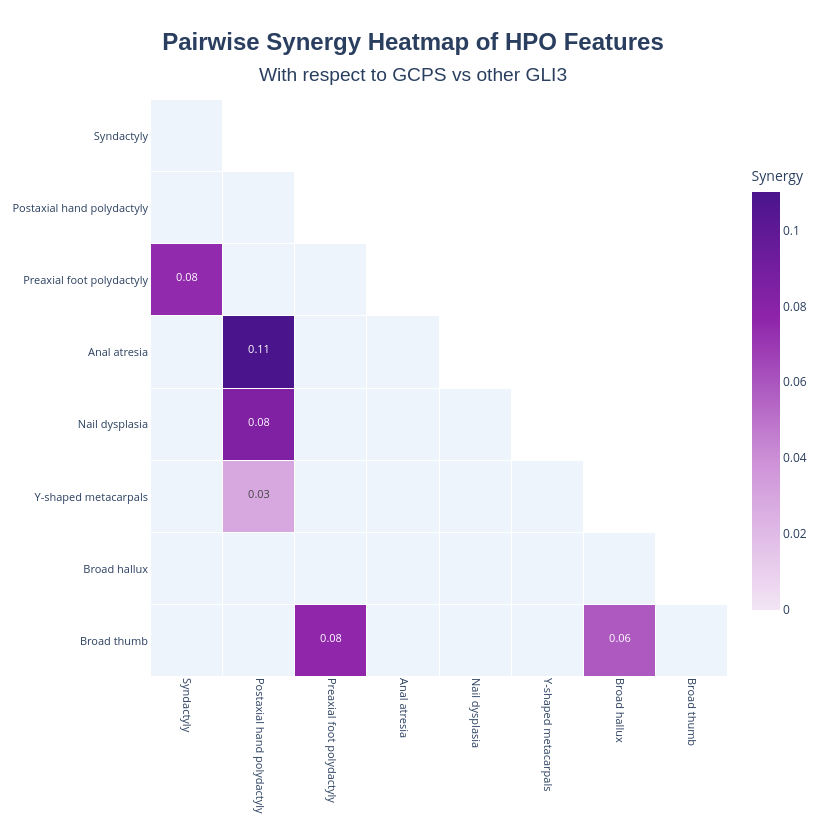

Notebook cell for this chart:
### Code cell
synergy_gcps.plot_synergy_heatmap()

### Figure 1 — Plotly figure (JSON) as saved in the notebook; plotly's stock layout.template omitted (floating-point values rounded to 4 significant figures)
{"data": [{"colorscale": [[0, "#eef4fb"], [1, "#eef4fb"]], "hoverinfo": "skip", "showscale": false, "type": "heatmap", "x": ["Syndactyly", "Postaxial hand polydactyly", "Preaxial foot polydactyly", "Anal atresia", "Nail dysplasia", "Y-shaped metacarpals", "Broad hallux", "Broad thumb"], "xgap": 1, "y": ["Syndactyly", "Postaxial hand polydactyly", "Preaxial foot polydactyly", "Anal atresia", "Nail dysplasia", "Y-shaped metacarpals", "Broad hallux", "Broad thumb"], "ygap": 1, "z": [[2, null, null, null, null, null, null, null], [2, 2, null, null, null, null, null, null], [null, 2, 2, null, null, null, null, null], [2, null, 2, 2, null, null, null, null], [2, null, 2, 2, 2, null, null, null], [2, null, 2, 2, 2, 2, null, null], [2, 2, 2, 2, 2, 2, 2, null], [2, 2, null, 2, 2, 2, null, 2]]}, {"colorbar": {"len": 0.8, "thickness": 28, "title": {"text": "Synergy"}}, "colorscale": [[0, "#f3e5f5"], [0.35, "#ce93d8"], [0.7, "#8e24aa"], [1, "#4a148c"]], "hoverinfo": "text", "hovertext": [["", "", "", "", "", "", "", ""], ["", "", "", "", "", "", "", ""], ["<b>HPO_A</b>: Syndactyly (HP:0001159)<br><b>HPO_B</b>: Preaxial foot polydactyly (HP:0001841)<br><b>Synergy</b>: 0.08<br><b>p-val</b>: 0.005332<br><b>adj_p_val</b>: 0.012086<br><b>Counts (y=0)</b><br>&nbsp;&nbsp;E/E: 0, E/O: 6, O/E: 0, O/O: 0  (<i>N=6</i>)<br><b>Counts (y=1)</b><br>&nbsp;&nbsp;E/E: 9, E/O: 3, O/E: 7, O/O: 29  (<i>N=48</i>)<br><b>Total_individuals</b>: 54<br><b>N_PMIDs</b>: 2<br><b>PMIDs</b>: 22428873, 24736735", "", "", "", "", "", "", ""], ["", "<b>HPO_A</b>: Postaxial hand polydactyly (HP:0001162)<br><b>HPO_B</b>: Anal atresia (HP:0002023)<br><b>Synergy</b>: 0.11<br><b>p-val</b>: 0.000100<br><b>adj_p_val</b>: 0.000618<br><b>Counts (y=0)</b><br>&nbsp;&nbsp;E/E: 0, E/O: 10, O/E: 4, O/O: 0  (<i>N=14</i>)<br><b>Counts (y=1)</b><br>&nbsp;&nbsp;E/E: 24, E/O: 26, O/E: 0, O/O: 0  (<i>N=50</i>)<br><b>Total_individuals</b>: 64<br><b>N_PMIDs</b>: 3<br><b>PMIDs</b>: 18000979, 22428873, 24736735", "", "", "", "", "", ""], ["", "<b>HPO_A</b>: Postaxial hand polydactyly (HP:0001162)<br><b>HPO_B</b>: Nail dysplasia (HP:0002164)<br><b>Synergy</b>: 0.08<br><b>p-val</b>: 0.000200<br><b>adj_p_val</b>: 0.000971<br><b>Counts (y=0)</b><br>&nbsp;&nbsp;E/E: 0, E/O: 10, O/E: 2, O/O: 0  (<i>N=12</i>)<br><b>Counts (y=1)</b><br>&nbsp;&nbsp;E/E: 24, E/O: 26, O/E: 0, O/O: 0  (<i>N=50</i>)<br><b>Total_individuals</b>: 62<br><b>N_PMIDs</b>: 3<br><b>PMIDs</b>: 18000979, 22428873, 24736735", "", "", "", "", "", ""], ["", "<b>HPO_A</b>: Postaxial hand polydactyly (HP:0001162)<br><b>HPO_B</b>: Y-shaped metacarpals (HP:0006042)<br><b>Synergy</b>: 0.03<br><b>p-val</b>: 0.002800<br><b>adj_p_val</b>: 0.007615<br><b>Counts (y=0)</b><br>&nbsp;&nbsp;E/E: 2, E/O: 10, O/E: 2, O/O: 0  (<i>N=14</i>)<br><b>Counts (y=1)</b><br>&nbsp;&nbsp;E/E: 24, E/O: 26, O/E: 0, O/O: 0  (<i>N=50</i>)<br><b>Total_individuals</b>: 64<br><b>N_PMIDs</b>: 3<br><b>PMIDs</b>: 18000979, 22428873, 24736735", "", "", "", "", "", ""], ["", "", "", "", "", "", "", ""], ["", "", "<b>HPO_A</b>: Preaxial foot polydactyly (HP:0001841)<br><b>HPO_B</b>: Broad thumb (HP:0011304)<br><b>Synergy</b>: 0.08<br><b>p-val</b>: 0.016656<br><b>adj_p_val</b>: 0.032359<br><b>Counts (y=0)</b><br>&nbsp;&nbsp;E/E: 0, E/O: 0, O/E: 6, O/O: 0  (<i>N=6</i>)<br><b>Counts (y=1)</b><br>&nbsp;&nbsp;E/E: 2, E/O: 0, O/E: 3, O/O: 10  (<i>N=15</i>)<br><b>Total_individuals</b>: 21<br><b>N_PMIDs</b>: 2<br><b>PMIDs</b>: 22428873, 24736735", "", "", "", "<b>HPO_A</b>: Broad hallux (HP:0010055)<br><b>HPO_B</b>: Broad thumb (HP:0011304)<br><b>Synergy</b>: 0.06<br><b>p-val</b>: 0.017322<br><b>adj_p_val</b>: 0.032719<br><b>Counts (y=0)</b><br>&nbsp;&nbsp;E/E: 0, E/O: 0, O/E: 0, O/O: 6  (<i>N=6</i>)<br><b>Counts (y=1)</b><br>&nbsp;&nbsp;E/E: 0, E/O: 2, O/E: 9, O/O: 4  (<i>N=15</i>)<br><b>Total_individuals</b>: 21<br><b>N_PMIDs</b>: 2<br><b>PMIDs</b>: 22428873, 24736735", ""]], "text": [["", "", "", "", "", "", "", ""], ["", "", "", "", "", "", "", ""], ["0.08", "", "", "", "", "", "", ""], ["", "0.11", "", "", "", "", "", ""], ["", "0.08", "", "", "", "", "", ""], ["", "0.03", "", "", "", "", "", ""], ["", "", "", "", "", "", "", ""], ["", "", "0.08", "", "", "", "0.06", ""]], "texttemplate": "<span style='font-size:11px'>%{text}</span>", "type": "heatmap", "x": ["Syndactyly", "Postaxial hand polydactyly", "Preaxial foot polydactyly", "Anal atresia", "Nail dysplasia", "Y-shaped metacarpals", "Broad hallux", "Broad thumb"], "xgap": 1, "y": ["Syndactyly", "Postaxial hand polydactyly", "Preaxial foot polydactyly", "Anal atresia", "Nail dysplasia", "Y-shaped metacarpals", "Broad hallux", "Broad thumb"], "ygap": 1, "z": [[null, null, null, null, null, null, null, null], [null, null, null, null, null, null, null, null], [0.07521, null, null, null, null, null, null, null], [null, 0.1103, null, null, null, null, null, null], [null, 0.08419, null, null, null, null, null, null], [null, 0.02869, null, null, null, null, null, null], [null, null, null, null, null, null, null, null], [null, null, 0.07614, null, null, null, 0.05861, null]], "zmax": 0.1103, "zmid": 0, "zmin": 0}], "layout": {"height": 826, "paper_bgcolor": "white", "plot_bgcolor": "white", "title": {"font": {"family": "Arial", "size": 24}, "text": "<b>Pairwise Synergy Heatmap of HPO Features</b><br><span style='font-size:0.8em'>With respect to GCPS vs other GLI3</span>", "x": 0.5, "xanchor": "center", "yanchor": "top"}, "width": 826, "xaxis": {"tickangle": 90, "tickfont": {"size": 11}}, "yaxis": {"autorange": "reversed", "scaleanchor": "x", "scaleratio": 1, "tickfont": {"size": 11}}}}
